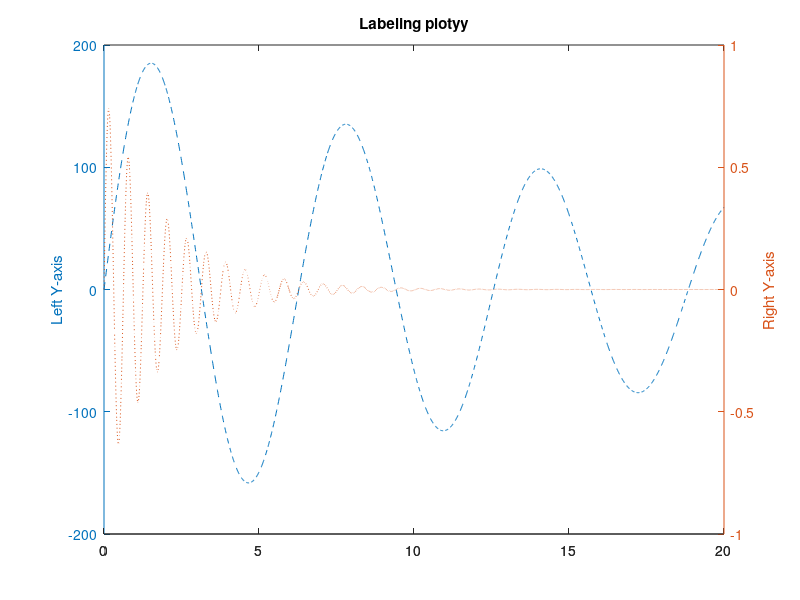

This chart was generated by the following MATLAB code:
% 06 5
% PlotDoubleY
clc
clear

x = 0:0.01:20;
y1 = 200 * exp(-0.05 * x) .* sin(x);
y2 = 0.8 * exp(-0.5 * x) .* sin(10 * x);

[AX, H1, H2] = plotyy(x, y1, x, y2);

set(get(AX(1), 'Ylabel'), 'String', 'Left Y-axis')
set(get(AX(2), 'Ylabel'), 'String', 'Right Y-axis')

title('Labeling plotyy');

set(H1, 'LineStyle', '--'); 
set(H2, 'LineStyle', ':');
